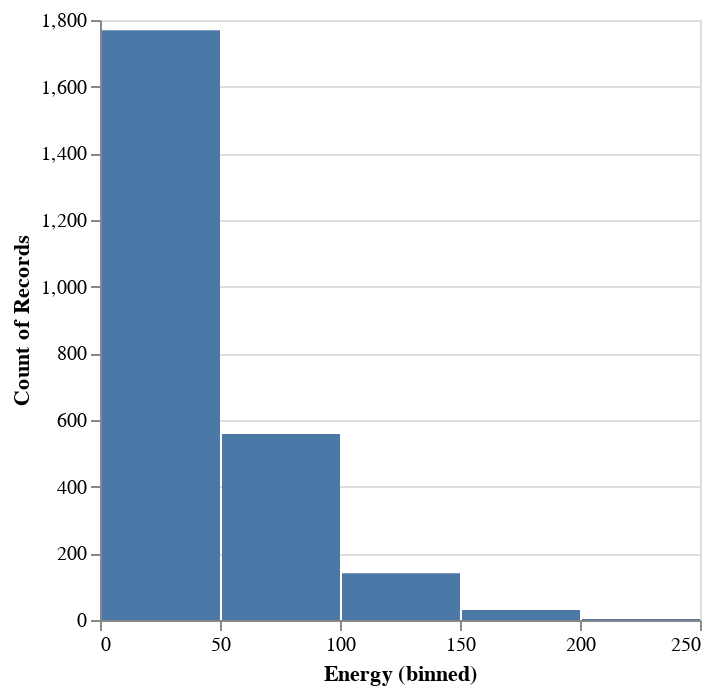

Notebook source saved alongside this figure:
### Code cell
chart(df, 'Energy')

### Figure 1 — Vega specification as saved in the notebook (floating-point values rounded to 4 significant figures)
{"$schema": "https://vega.github.io/schema/vega/v5.json", "data": [{"name": "source_0", "values": [{"__count": 1769, "bin_maxbins_10_Energy": 0.0, "bin_maxbins_10_Energy_end": 50.0}, {"__count": 558, "bin_maxbins_10_Energy": 50.0, "bin_maxbins_10_Energy_end": 100.0}, {"__count": 140, "bin_maxbins_10_Energy": 100.0, "bin_maxbins_10_Energy_end": 150.0}, {"__count": 30, "bin_maxbins_10_Energy": 150.0, "bin_maxbins_10_Energy_end": 200.0}, {"__count": 3, "bin_maxbins_10_Energy": 200.0, "bin_maxbins_10_Energy_end": 250.0}]}, {"name": "source_0_y_domain___count", "values": [{"min": 3, "max": 1769}]}], "signals": [{"name": "bin_maxbins_10_Energy_bins", "value": {"fields": ["Energy"], "fname": "bin_Energy", "start": 0.0, "step": 50.0, "stop": 250.0}}], "marks": [{"type": "rect", "name": "marks", "from": {"data": "source_0"}, "encode": {"update": {"fill": {"value": "#4c78a8"}, "description": {"signal": "\"Energy (binned): \" + (!isValid(datum[\"bin_maxbins_10_Energy\"]) || !isFinite(+datum[\"bin_maxbins_10_Energy\"]) ? \"null\" : format(datum[\"bin_maxbins_10_Energy\"], \"\") + \" – \" + format(datum[\"bin_maxbins_10_Energy_end\"], \"\")) + \"; Count of Records: \" + (format(datum[\"__count\"], \"\"))"}, "x2": {"field": "bin_maxbins_10_Energy", "scale": "x", "offset": {"signal": "0.5 + (abs(scale(\"x\", datum[\"bin_maxbins_10_Energy_end\"]) - scale(\"x\", datum[\"bin_maxbins_10_Energy\"])) < 0.25 ? -0.5 * (0.25 - (abs(scale(\"x\", datum[\"bin_maxbins_10_Energy_end\"]) - scale(\"x\", datum[\"bin_maxbins_10_Energy\"])))) : 0.5)"}}, "x": {"field": "bin_maxbins_10_Energy_end", "scale": "x", "offset": {"signal": "0.5 + (abs(scale(\"x\", datum[\"bin_maxbins_10_Energy_end\"]) - scale(\"x\", datum[\"bin_maxbins_10_Energy\"])) < 0.25 ? 0.5 * (0.25 - (abs(scale(\"x\", datum[\"bin_maxbins_10_Energy_end\"]) - scale(\"x\", datum[\"bin_maxbins_10_Energy\"])))) : -0.5)"}}, "ariaRoleDescription": {"value": "bar"}, "y": {"field": "__count", "scale": "y"}, "y2": {"value": 0, "scale": "y"}}}, "style": ["bar"]}], "scales": [{"name": "x", "type": "linear", "domain": {"signal": "[bin_maxbins_10_Energy_bins.start, bin_maxbins_10_Energy_bins.stop]"}, "range": [0, {"signal": "width"}], "bins": {"signal": "bin_maxbins_10_Energy_bins"}, "zero": false}, {"name": "y", "type": "linear", "domain": [{"signal": "(data(\"source_0_y_domain___count\")[0] || {}).min"}, {"signal": "(data(\"source_0_y_domain___count\")[0] || {}).max"}], "range": [{"signal": "height"}, 0], "nice": true, "zero": true}], "axes": [{"scale": "y", "orient": "left", "domain": false, "labels": false, "tickCount": {"signal": "ceil(height/40)"}, "aria": false, "ticks": false, "zindex": 0, "maxExtent": 0, "gridScale": "x", "grid": true, "minExtent": 0}, {"scale": "x", "tickCount": {"signal": "ceil(width/10)"}, "zindex": 0, "labelFlush": true, "labelOverlap": true, "orient": "bottom", "grid": false, "title": "Energy (binned)"}, {"scale": "y", "tickCount": {"signal": "ceil(height/40)"}, "zindex": 0, "title": "Count of Records", "labelOverlap": true, "orient": "left", "grid": false}], "width": 300, "padding": 5, "height": 300, "style": "cell", "background": "white"}
